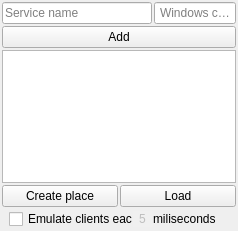
<?xml version="1.0" encoding="UTF-8"?>
<ui version="4.0">
 <class>MainWindow</class>
 <widget class="QMainWindow" name="MainWindow">
  <property name="geometry">
   <rect>
    <x>0</x>
    <y>0</y>
    <width>238</width>
    <height>231</height>
   </rect>
  </property>
  <property name="minimumSize">
   <size>
    <width>238</width>
    <height>190</height>
   </size>
  </property>
  <property name="windowTitle">
   <string>Place constructor</string>
  </property>
  <widget class="QWidget" name="centralwidget">
   <layout class="QVBoxLayout" name="verticalLayout">
    <property name="spacing">
     <number>2</number>
    </property>
    <property name="leftMargin">
     <number>2</number>
    </property>
    <property name="topMargin">
     <number>2</number>
    </property>
    <property name="rightMargin">
     <number>2</number>
    </property>
    <property name="bottomMargin">
     <number>2</number>
    </property>
    <item>
     <layout class="QHBoxLayout" name="horizontalLayout">
      <item>
       <widget class="QLineEdit" name="name">
        <property name="placeholderText">
         <string>Service name</string>
        </property>
       </widget>
      </item>
      <item>
       <widget class="QLineEdit" name="count">
        <property name="maximumSize">
         <size>
          <width>82</width>
          <height>16777215</height>
         </size>
        </property>
        <property name="alignment">
         <set>Qt::AlignCenter</set>
        </property>
        <property name="placeholderText">
         <string>Windows count</string>
        </property>
       </widget>
      </item>
     </layout>
    </item>
    <item>
     <widget class="QPushButton" name="add">
      <property name="cursor">
       <cursorShape>PointingHandCursor</cursorShape>
      </property>
      <property name="focusPolicy">
       <enum>Qt::NoFocus</enum>
      </property>
      <property name="text">
       <string>Add</string>
      </property>
     </widget>
    </item>
    <item>
     <widget class="QListWidget" name="services">
      <property name="focusPolicy">
       <enum>Qt::NoFocus</enum>
      </property>
     </widget>
    </item>
    <item>
     <layout class="QHBoxLayout" name="horizontalLayout_2">
      <item>
       <widget class="QPushButton" name="create_btn">
        <property name="cursor">
         <cursorShape>PointingHandCursor</cursorShape>
        </property>
        <property name="focusPolicy">
         <enum>Qt::NoFocus</enum>
        </property>
        <property name="text">
         <string>Create place</string>
        </property>
       </widget>
      </item>
      <item>
       <widget class="QPushButton" name="load">
        <property name="cursor">
         <cursorShape>PointingHandCursor</cursorShape>
        </property>
        <property name="focusPolicy">
         <enum>Qt::NoFocus</enum>
        </property>
        <property name="text">
         <string>Load</string>
        </property>
       </widget>
      </item>
     </layout>
    </item>
    <item>
     <layout class="QHBoxLayout" name="horizontalLayout_3">
      <property name="spacing">
       <number>0</number>
      </property>
      <property name="leftMargin">
       <number>7</number>
      </property>
      <property name="rightMargin">
       <number>20</number>
      </property>
      <item alignment="Qt::AlignHCenter">
       <widget class="QCheckBox" name="emulate">
        <property name="text">
         <string>Emulate clients each</string>
        </property>
       </widget>
      </item>
      <item alignment="Qt::AlignRight">
       <widget class="QLineEdit" name="rate">
        <property name="enabled">
         <bool>false</bool>
        </property>
        <property name="maximumSize">
         <size>
          <width>43</width>
          <height>16777215</height>
         </size>
        </property>
        <property name="styleSheet">
         <string notr="true">QWidget{
background: #F0F0F0;
border: none;
}</string>
        </property>
        <property name="text">
         <string>5</string>
        </property>
        <property name="maxLength">
         <number>4</number>
        </property>
        <property name="alignment">
         <set>Qt::AlignCenter</set>
        </property>
       </widget>
      </item>
      <item>
       <widget class="QLabel" name="label">
        <property name="text">
         <string>miliseconds</string>
        </property>
       </widget>
      </item>
     </layout>
    </item>
   </layout>
  </widget>
 </widget>
 <tabstops>
  <tabstop>name</tabstop>
  <tabstop>services</tabstop>
 </tabstops>
 <resources/>
 <connections/>
</ui>
